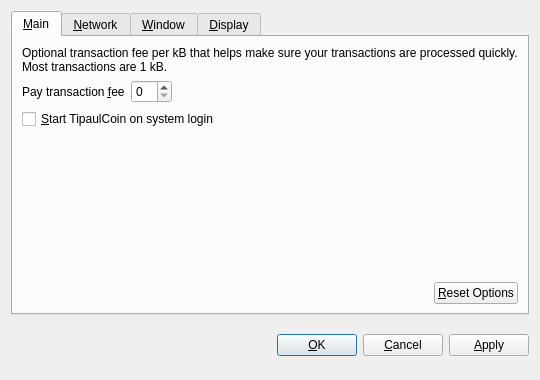
<?xml version="1.0" encoding="UTF-8"?>
<ui version="4.0">
 <class>OptionsDialog</class>
 <widget class="QDialog" name="OptionsDialog">
  <property name="geometry">
   <rect>
    <x>0</x>
    <y>0</y>
    <width>540</width>
    <height>380</height>
   </rect>
  </property>
  <property name="windowTitle">
   <string>Options</string>
  </property>
  <property name="modal">
   <bool>true</bool>
  </property>
  <layout class="QVBoxLayout" name="verticalLayout">
   <item>
    <widget class="QTabWidget" name="tabWidget">
     <property name="tabPosition">
      <enum>QTabWidget::North</enum>
     </property>
     <property name="currentIndex">
      <number>0</number>
     </property>
     <widget class="QWidget" name="tabMain">
      <attribute name="title">
       <string>&amp;Main</string>
      </attribute>
      <layout class="QVBoxLayout" name="verticalLayout_Main">
       <item>
        <widget class="QLabel" name="transactionFeeInfoLabel">
         <property name="text">
          <string>Optional transaction fee per kB that helps make sure your transactions are processed quickly. Most transactions are 1 kB.</string>
         </property>
         <property name="textFormat">
          <enum>Qt::PlainText</enum>
         </property>
         <property name="wordWrap">
          <bool>true</bool>
         </property>
        </widget>
       </item>
       <item>
        <layout class="QHBoxLayout" name="horizontalLayout_1_Main">
         <item>
          <widget class="QLabel" name="transactionFeeLabel">
           <property name="text">
            <string>Pay transaction &amp;fee</string>
           </property>
           <property name="textFormat">
            <enum>Qt::PlainText</enum>
           </property>
           <property name="buddy">
            <cstring>transactionFee</cstring>
           </property>
          </widget>
         </item>
         <item>
          <widget class="BitcoinAmountField" name="transactionFee"/>
         </item>
         <item>
          <spacer name="horizontalSpacer_1_Main">
           <property name="orientation">
            <enum>Qt::Horizontal</enum>
           </property>
           <property name="sizeHint" stdset="0">
            <size>
             <width>40</width>
             <height>20</height>
            </size>
           </property>
          </spacer>
         </item>
        </layout>
       </item>
       <item>
        <widget class="QCheckBox" name="bitcoinAtStartup">
         <property name="toolTip">
          <string>Automatically start TipaulCoin after logging in to the system.</string>
         </property>
         <property name="text">
          <string>&amp;Start TipaulCoin on system login</string>
         </property>
        </widget>
       </item>
       <item>
        <spacer name="verticalSpacer_Main">
         <property name="orientation">
          <enum>Qt::Vertical</enum>
         </property>
         <property name="sizeHint" stdset="0">
          <size>
           <width>20</width>
           <height>40</height>
          </size>
         </property>
        </spacer>
       </item>
       <item>
        <layout class="QHBoxLayout" name="horizontalLayout_2_Main">
         <item>
          <spacer name="horizontalSpacer_2_Main">
           <property name="orientation">
            <enum>Qt::Horizontal</enum>
           </property>
           <property name="sizeHint" stdset="0">
            <size>
             <width>40</width>
             <height>20</height>
            </size>
           </property>
          </spacer>
         </item>
         <item>
          <widget class="QPushButton" name="resetButton">
           <property name="toolTip">
            <string>Reset all client options to default.</string>
           </property>
           <property name="text">
            <string>&amp;Reset Options</string>
           </property>
           <property name="autoDefault">
            <bool>false</bool>
           </property>
          </widget>
         </item>
        </layout>
       </item>
      </layout>
     </widget>
     <widget class="QWidget" name="tabNetwork">
      <attribute name="title">
       <string>&amp;Network</string>
      </attribute>
      <layout class="QVBoxLayout" name="verticalLayout_Network">
       <item>
        <widget class="QCheckBox" name="mapPortUpnp">
         <property name="toolTip">
          <string>Automatically open the TipaulCoin client port on the router. This only works when your router supports UPnP and it is enabled.</string>
         </property>
         <property name="text">
          <string>Map port using &amp;UPnP</string>
         </property>
        </widget>
       </item>
       <item>
        <widget class="QCheckBox" name="connectSocks">
         <property name="toolTip">
          <string>Connect to the TipaulCoin network through a SOCKS proxy (e.g. when connecting through Tor).</string>
         </property>
         <property name="text">
          <string>&amp;Connect through SOCKS proxy:</string>
         </property>
        </widget>
       </item>
       <item>
        <layout class="QHBoxLayout" name="horizontalLayout_Network">
         <item>
          <widget class="QLabel" name="proxyIpLabel">
           <property name="text">
            <string>Proxy &amp;IP:</string>
           </property>
           <property name="textFormat">
            <enum>Qt::PlainText</enum>
           </property>
           <property name="buddy">
            <cstring>proxyIp</cstring>
           </property>
          </widget>
         </item>
         <item>
          <widget class="QValidatedLineEdit" name="proxyIp">
           <property name="maximumSize">
            <size>
             <width>140</width>
             <height>16777215</height>
            </size>
           </property>
           <property name="toolTip">
            <string>IP address of the proxy (e.g. 127.0.0.1)</string>
           </property>
          </widget>
         </item>
         <item>
          <widget class="QLabel" name="proxyPortLabel">
           <property name="text">
            <string>&amp;Port:</string>
           </property>
           <property name="textFormat">
            <enum>Qt::PlainText</enum>
           </property>
           <property name="buddy">
            <cstring>proxyPort</cstring>
           </property>
          </widget>
         </item>
         <item>
          <widget class="QLineEdit" name="proxyPort">
           <property name="maximumSize">
            <size>
             <width>55</width>
             <height>16777215</height>
            </size>
           </property>
           <property name="toolTip">
            <string>Port of the proxy (e.g. 9050)</string>
           </property>
          </widget>
         </item>
         <item>
          <widget class="QLabel" name="socksVersionLabel">
           <property name="text">
            <string>SOCKS &amp;Version:</string>
           </property>
           <property name="textFormat">
            <enum>Qt::PlainText</enum>
           </property>
           <property name="buddy">
            <cstring>socksVersion</cstring>
           </property>
          </widget>
         </item>
         <item>
          <widget class="QValueComboBox" name="socksVersion">
           <property name="toolTip">
            <string>SOCKS version of the proxy (e.g. 5)</string>
           </property>
          </widget>
         </item>
         <item>
          <spacer name="horizontalSpacer_Network">
           <property name="orientation">
            <enum>Qt::Horizontal</enum>
           </property>
           <property name="sizeHint" stdset="0">
            <size>
             <width>40</width>
             <height>20</height>
            </size>
           </property>
          </spacer>
         </item>
        </layout>
       </item>
       <item>
        <spacer name="verticalSpacer_Network">
         <property name="orientation">
          <enum>Qt::Vertical</enum>
         </property>
         <property name="sizeHint" stdset="0">
          <size>
           <width>20</width>
           <height>40</height>
          </size>
         </property>
        </spacer>
       </item>
      </layout>
     </widget>
     <widget class="QWidget" name="tabWindow">
      <attribute name="title">
       <string>&amp;Window</string>
      </attribute>
      <layout class="QVBoxLayout" name="verticalLayout_Window">
       <item>
        <widget class="QCheckBox" name="minimizeToTray">
         <property name="toolTip">
          <string>Show only a tray icon after minimizing the window.</string>
         </property>
         <property name="text">
          <string>&amp;Minimize to the tray instead of the taskbar</string>
         </property>
        </widget>
       </item>
       <item>
        <widget class="QCheckBox" name="minimizeOnClose">
         <property name="toolTip">
          <string>Minimize instead of exit the application when the window is closed. When this option is enabled, the application will be closed only after selecting Quit in the menu.</string>
         </property>
         <property name="text">
          <string>M&amp;inimize on close</string>
         </property>
        </widget>
       </item>
       <item>
        <spacer name="verticalSpacer_Window">
         <property name="orientation">
          <enum>Qt::Vertical</enum>
         </property>
         <property name="sizeHint" stdset="0">
          <size>
           <width>20</width>
           <height>40</height>
          </size>
         </property>
        </spacer>
       </item>
      </layout>
     </widget>
     <widget class="QWidget" name="tabDisplay">
      <attribute name="title">
       <string>&amp;Display</string>
      </attribute>
      <layout class="QVBoxLayout" name="verticalLayout_Display">
       <item>
        <layout class="QHBoxLayout" name="horizontalLayout_1_Display">
         <item>
          <widget class="QLabel" name="langLabel">
           <property name="text">
            <string>User Interface &amp;language:</string>
           </property>
           <property name="textFormat">
            <enum>Qt::PlainText</enum>
           </property>
           <property name="buddy">
            <cstring>lang</cstring>
           </property>
          </widget>
         </item>
         <item>
          <widget class="QValueComboBox" name="lang">
           <property name="toolTip">
            <string>The user interface language can be set here. This setting will take effect after restarting TipaulCoin.</string>
           </property>
          </widget>
         </item>
        </layout>
       </item>
       <item>
        <layout class="QHBoxLayout" name="horizontalLayout_2_Display">
         <item>
          <widget class="QLabel" name="unitLabel">
           <property name="text">
            <string>&amp;Unit to show amounts in:</string>
           </property>
           <property name="textFormat">
            <enum>Qt::PlainText</enum>
           </property>
           <property name="buddy">
            <cstring>unit</cstring>
           </property>
          </widget>
         </item>
         <item>
          <widget class="QValueComboBox" name="unit">
           <property name="toolTip">
            <string>Choose the default subdivision unit to show in the interface and when sending coins.</string>
           </property>
          </widget>
         </item>
        </layout>
       </item>
       <item>
        <widget class="QCheckBox" name="displayAddresses">
         <property name="toolTip">
          <string>Whether to show TipaulCoin addresses in the transaction list or not.</string>
         </property>
         <property name="text">
          <string>&amp;Display addresses in transaction list</string>
         </property>
        </widget>
       </item>
       <item>
        <spacer name="verticalSpacer_Display">
         <property name="orientation">
          <enum>Qt::Vertical</enum>
         </property>
         <property name="sizeHint" stdset="0">
          <size>
           <width>20</width>
           <height>40</height>
          </size>
         </property>
        </spacer>
       </item>
      </layout>
     </widget>
    </widget>
   </item>
   <item>
    <layout class="QHBoxLayout" name="horizontalLayout_Buttons">
     <item>
      <spacer name="horizontalSpacer_1">
       <property name="orientation">
        <enum>Qt::Horizontal</enum>
       </property>
       <property name="sizeHint" stdset="0">
        <size>
         <width>40</width>
         <height>48</height>
        </size>
       </property>
      </spacer>
     </item>
     <item>
      <widget class="QLabel" name="statusLabel">
       <property name="font">
        <font>
         <weight>75</weight>
         <bold>true</bold>
        </font>
       </property>
       <property name="text">
        <string/>
       </property>
       <property name="textFormat">
        <enum>Qt::PlainText</enum>
       </property>
       <property name="wordWrap">
        <bool>true</bool>
       </property>
      </widget>
     </item>
     <item>
      <spacer name="horizontalSpacer_2">
       <property name="orientation">
        <enum>Qt::Horizontal</enum>
       </property>
       <property name="sizeHint" stdset="0">
        <size>
         <width>40</width>
         <height>48</height>
        </size>
       </property>
      </spacer>
     </item>
     <item>
      <widget class="QPushButton" name="okButton">
       <property name="text">
        <string>&amp;OK</string>
       </property>
      </widget>
     </item>
     <item>
      <widget class="QPushButton" name="cancelButton">
       <property name="text">
        <string>&amp;Cancel</string>
       </property>
       <property name="autoDefault">
        <bool>false</bool>
       </property>
      </widget>
     </item>
     <item>
      <widget class="QPushButton" name="applyButton">
       <property name="text">
        <string>&amp;Apply</string>
       </property>
       <property name="autoDefault">
        <bool>false</bool>
       </property>
      </widget>
     </item>
    </layout>
   </item>
  </layout>
 </widget>
 <customwidgets>
  <customwidget>
   <class>BitcoinAmountField</class>
   <extends>QSpinBox</extends>
   <header>bitcoinamountfield.h</header>
  </customwidget>
  <customwidget>
   <class>QValueComboBox</class>
   <extends>QComboBox</extends>
   <header>qvaluecombobox.h</header>
  </customwidget>
  <customwidget>
   <class>QValidatedLineEdit</class>
   <extends>QLineEdit</extends>
   <header>qvalidatedlineedit.h</header>
  </customwidget>
 </customwidgets>
 <resources/>
 <connections/>
</ui>
